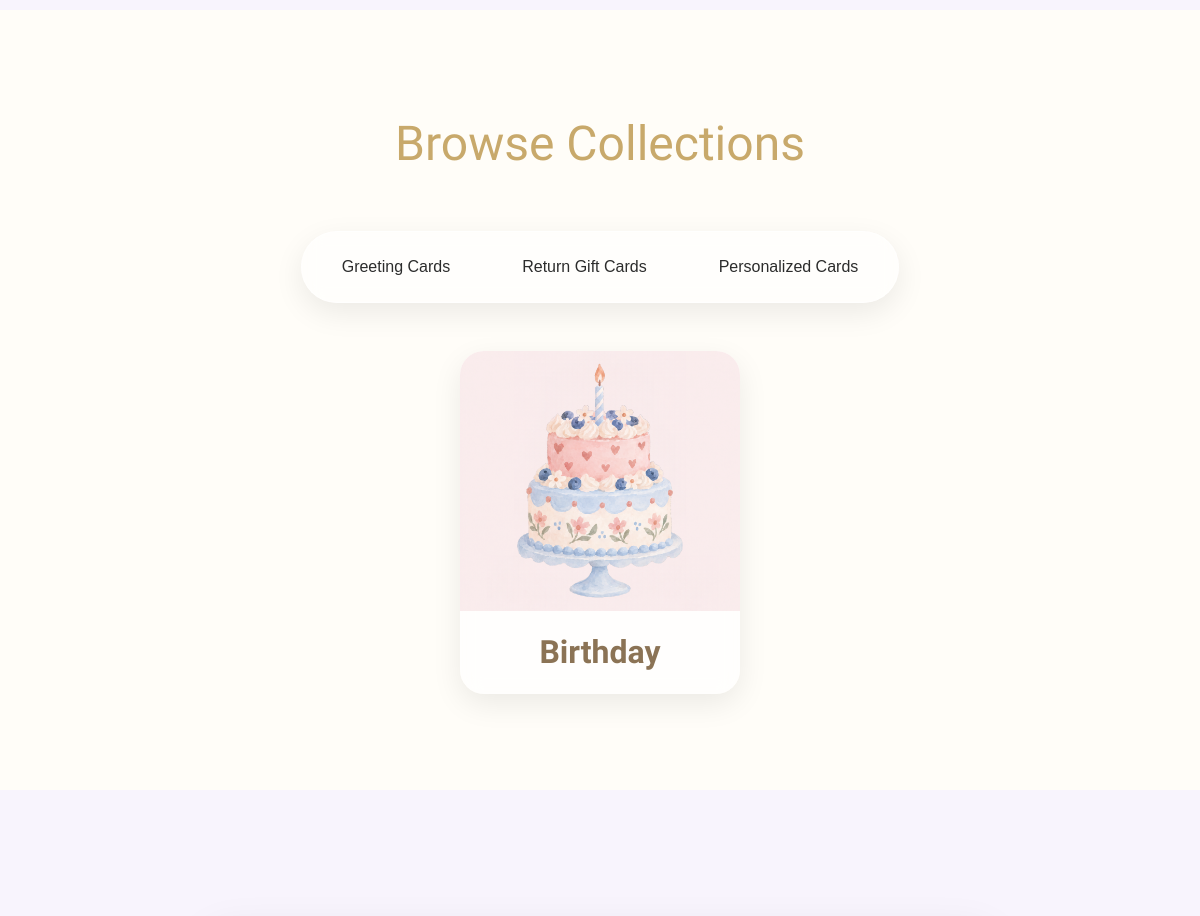
Before: / (middle part) with the older database file.
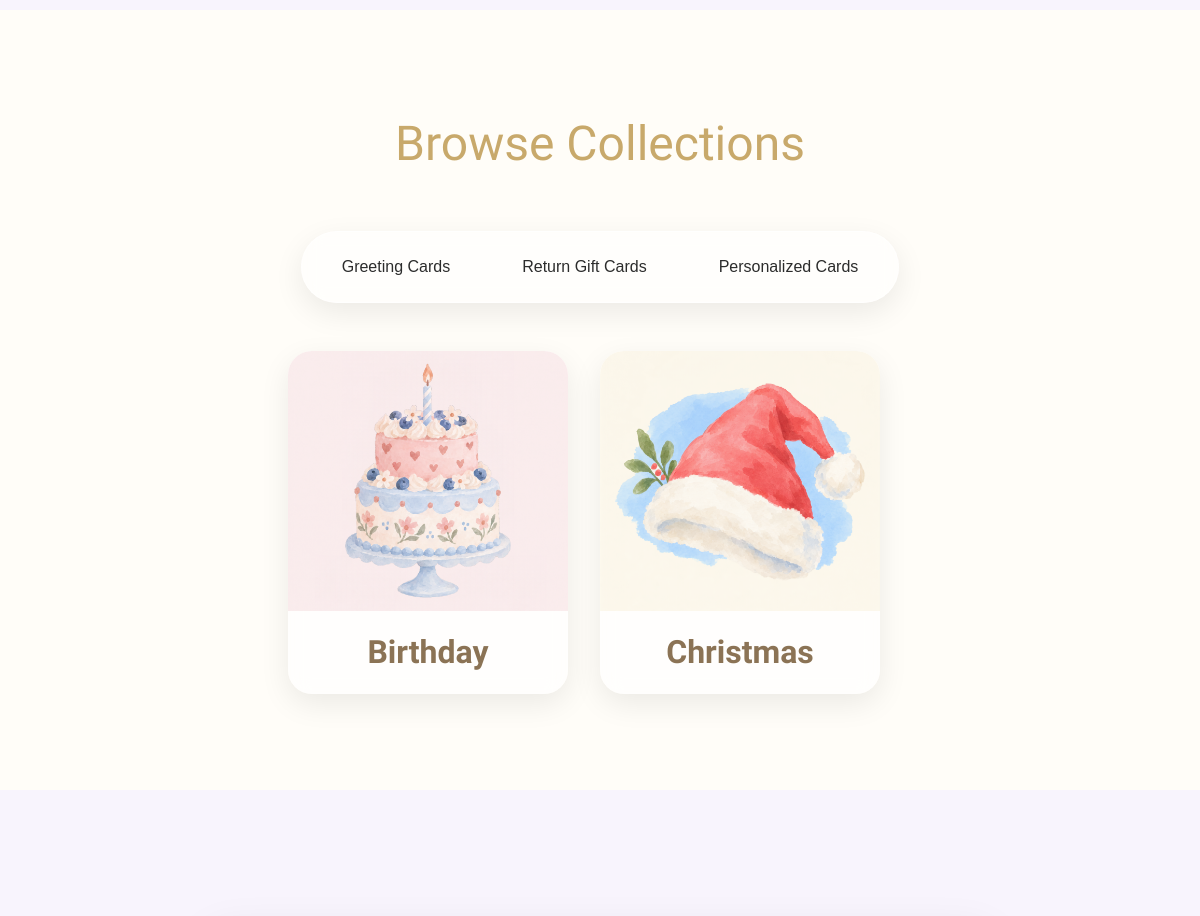
After: the same page with the newer database file.
### models.py (models this page shows)
class Collection(db.Model):
    id = db.Column(db.Integer, primary_key=True)
    name = db.Column(db.String(100), nullable=False)
    category = db.Column(db.String(50), nullable=False)
    cover_photo = db.Column(db.String(255))

### app.py (the view)
@app.route("/")
def home():
    collections = Collection.query.all()
    return render_template("home.html", collections=collections)

### templates/home.html (shortened to what this page needs)
{% extends 'base.html' %}
{% block content %}
<section id="hero">
</section>
<section id="collections">
    <div class="container">
        <h2>Browse Collections</h2>
        <div class="collection-tabs">
            <button class="collection-tab active" data-category="Greeting Cards">
                Greeting Cards
            </button>
            <button class="collection-tab" data-category="Return Gift Cards">
                Return Gift Cards
            </button>
            <button class="collection-tab" data-category="Personalized Cards">
                Personalized Cards
            </button>
        </div>
    </div>
    <div class="collection-grid">
        {% for collection in collections %}
        <a href="{{ url_for('view_collection', collection_name=collection.name) }}" class="collection-link">
            <div class="collection-card" data-category="{{ collection.category }}">
                {% if collection.cover_photo %}
                <img src="{{ url_for('static', filename='uploads/cards/' + collection.cover_photo) }}"
                    alt="{{ collection.name }}">
                {% endif %}
                <h3>{{ collection.name }}</h3>
            </div>
        </a>
        {% endfor %}
    </div>
</section>
<section id="about">
</section>
{% endblock %}

Changed rows visible on the page:
added Collection: cover_photo (picture), name "Christmas"
